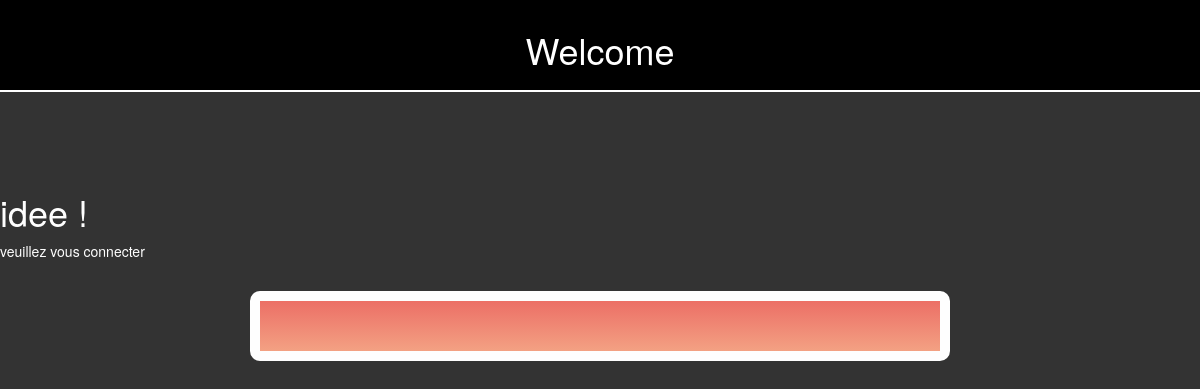
The app's page /forum.php?sujet=idee, older data.
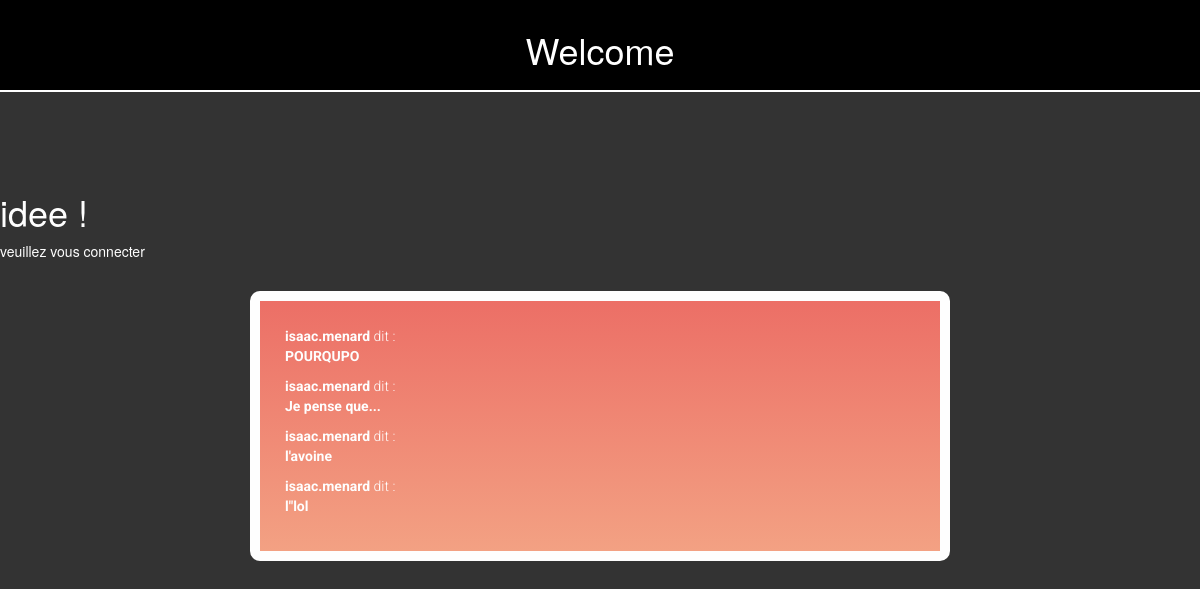
The same page, newer data.
### tables this page shows
CREATE TABLE IF NOT EXISTS `forumquestion` (
  `id` int(11) NOT NULL AUTO_INCREMENT,
  `Repertoire` text NOT NULL,
  `Titre` text NOT NULL,
  `Question` text NOT NULL,
  `user` text NOT NULL,
  PRIMARY KEY (`id`)
);

### forum.php (the view, shortened to what this page needs)
<?php
  include("include.php");
  $sujet = $_GET['sujet'];
  include("header.php");
?>
<h1><?php echo($sujet);?> !</h1>
<?php
    if(isset($_SESSION['id'])) {
        $fail = FALSE;
        if ('POST' == $_SERVER['REQUEST_METHOD']) {
            if(array_key_exists('Question', $_POST) && array_key_exists('sujet', $_POST) ){
                $requser = $bdd->prepare("SELECT * FROM membres WHERE id = ?");
                $requser->execute(array($_SESSION['id']));
                $user = $requser->fetch();
                $insert = $bdd->prepare('INSERT INTO forumQuestion( user,Repertoire,Titre,Question) VALUES(:mail, :Repertoire, :Titre, :Question)');
                $insert->execute([ 'mail' => $user['mail'],  'Repertoire' => $sujet, 'Titre' => $_POST['Question'], 'Question' =>  $_POST['sujet']]);
            }else{
                echo("<script> alert('veuillez compléter tous les champs') </script>");
            }
        }
    ?>
      <div class="sign-up-modal">
        <form class="details" id="form" method="POST">
                <div class="input-container">
                    <input class="col-sm-5 smallInput username-input with-placeholder" type="text" id="Question" name="Question" placeholder="Titre de votre question" value="" />
			        	</div>
                <div class="input-container">
                <input class="col-sm-5 smallInput username-input with-placeholder" type="text" id="sujet" name="sujet" placeholder="description détaillé" value="" />
			    </div>
                <div class="input-container">
				        <input id="submit" type="submit" value="Valider !">
         </form>
    </div>
        <?php
    }else{
      echo("veuillez vous connecter");
    }
?></div>
<div  class="sign-up-modal textBlablacar">
<?php
$reponse = $bdd->query('SELECT * FROM forumQuestion WHERE Repertoire = "'.$sujet.'"');
while ($donnees = $reponse->fetch())
{
?>
    <p>
    <a style="text-decoration:none;" href="forumReponse.php?titre=<?php echo $donnees['Titre']; ?>">
        <strong><?php echo $donnees['user']; ?></strong> dit :<br />
        <strong><?php echo $donnees['Titre']; ?></strong><br />
    </a>
   </p>
<?php
}
?>
</div>

### header.php (shortened to what this page needs)
<!DOCTYPE html>
<html>
<head>
    <link rel="stylesheet" href="//maxcdn.bootstrapcdn.com/bootstrap/3.2.0/css/bootstrap.min.css" />
    <link rel="stylesheet" href="styles.css">
</head>
<header>
   <h1>Welcome </h1>
</header>

### styles.css (style rules this page uses)
header { text-align:center; background-color:black; border-bottom:solid 2px; padding:10px; margin-bottom: 100px; }
.sign-up-modal p, .sign-up-modal .form-checkbox label { font-size: 1em; font-weight: 300; }
.sign-up-modal { font-family: "Roboto", arial, sans-serif; color: #fefefe; border-style: solid; border-width: 10px; border-color: rgb(254, 254, 254); border-radius: 10px 10px 10px 10px; background-image: -moz-linear-gradient(-90deg, rgb(236, 111, 102) 0%, rgb(243, 161, 131) 100%); background-image: -webkit-linear-gradient(-90deg, rgb(236, 111, 102) 0%, rgb(243, 161, 131) 100%); background-image: -ms-linear-gradient(-90deg, rgb(236, 111, 102) 0%, rgb(243, 161, 131) 100%); width: 90%; min-width: 400px; max-width: 700px; margin: 0 auto; padding: 25px; }
.sign-up-modal a { color: #fefefe; text-decoration: underline; }
.textBlablacar { margin-top: 30px; }

Row changes from the older to the newer data that the page shows:
added forumquestion: user "isaac.menard", Titre "POURQUPO"
added forumquestion: user "isaac.menard", Titre "Je pense que..."
added forumquestion: user "isaac.menard", Titre "l'avoine"
added forumquestion: user "isaac.menard", Titre "l\"lol"
